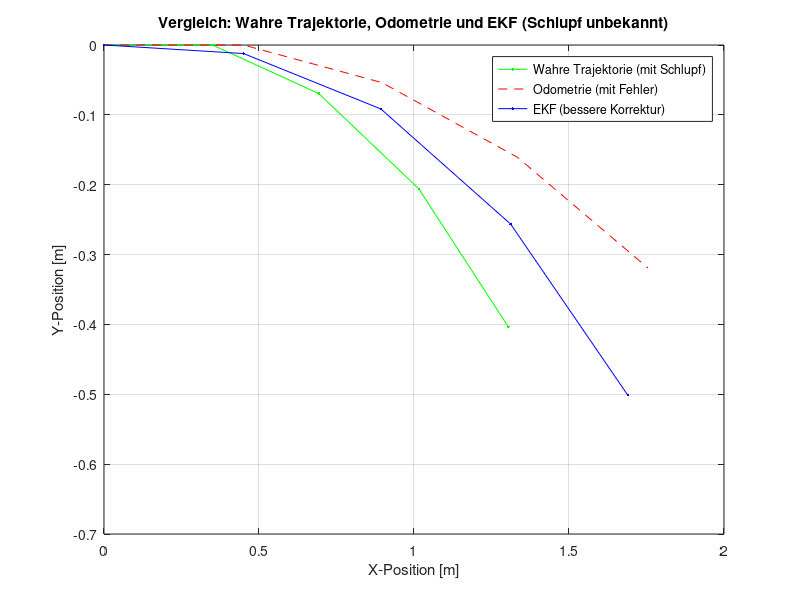

Write the MATLAB code that produced this figure.
% EKF für mobilen Roboter mit x, y, psi (Orientierung) und v, omega als Eingänge

clear; clc; close all;

% Simulationseinstellungen
dt = 1;                   % Zeitschritt (s)
T = 5;                     % Gesamtdauer (s)
N = T / dt;                 % Anzahl Zeitschritte

% Wahre Anfangswerte
x_true = [0; 0; 0]; % [x; y; psi]

% Anfangswerte der Schätzungen
x_est = [0; 0; 0];
x_odo = [0; 0; 0];

% Kovarianzmatrizen
P = diag([0.1, 0.1, 0.1]); % Anfangsunsicherheit
Q_model = diag([0.1, 0.1, 0.1]);  % Modell (Odometrie und EKF) glauben 
R = 0.05^2; % Messrauschen (IMU für psi)

% Speicher für Verlauf
X_true = zeros(N, 3);
X_est = zeros(N, 3);
X_odo = zeros(N, 3);

% Angenommene Eingänge (Fahr- und Drehgeschwindigkeit)
b = 0.5;
v_R = 0.3;               % m/s
v_L = 0.4;               % m/s
v = (v_R + v_L) / 2;
omega = (v_R - v_L) / b;

v_R_meas = v_R  *1.4;
v_L_meas = v_L  *1.2;

for k = 2:N
    % === Wahre Bewegung (reales Modell mit Schlupf) ===
    
    v_meas = (v_R_meas + v_L_meas) / 2;  % Verstärkter Messfehler
    omega_meas = (v_R_meas - v_L_meas) / b;

    % Wahre Bewegung
    x_true(1) = x_true(1) + v * cos(x_true(3)) * dt;
    x_true(2) = x_true(2) + v * sin(x_true(3)) * dt;
    x_true(3) = x_true(3) + omega * dt;

    % Simulation der IMU-Messung (psi)
    z = x_true(3) + 0.025;

    % === Odometrie (stark gestört) ===
    x_odo(1) = x_odo(1) + v_meas * cos(x_odo(3)) * dt;
    x_odo(2) = x_odo(2) + v_meas * sin(x_odo(3)) * dt;
    x_odo(3) = x_odo(3) + omega_meas * dt;

    % === EKF: Prädiktion ===
    x_pred = x_est;
    x_pred(1) = x_pred(1) + v_meas * cos(x_pred(3)) * dt;
    x_pred(2) = x_pred(2) + v_meas * sin(x_pred(3)) * dt;
    x_pred(3) = x_pred(3) + omega_meas * dt;

    % Jacobimatrix für den EKF
    F = [1 0 -v_meas * sin(x_est(3)) * dt;
         0 1  v_meas * cos(x_est(3)) * dt;
         0 0 1];

    % Prädizierte Kovarianz
    P = F * P * F' + Q_model;

    % === EKF: Korrektur ===
    H = [0 0 1]; % Messung nur für psi
    K = P * H' / (H * P * H' + R);

    % Zustandskorrektur
    x_est = x_pred + K * (z - x_pred(3));

    % Kovarianz-Update
    P = (eye(3) - K * H) * P;

    % === Speicherung ===
    X_true(k, :) = x_true';
    X_est(k, :) = x_est';
    X_odo(k, :) = x_odo';
end

% === Ergebnisse plotten ===
figure;
plot(X_true(:,1), X_true(:,2), '.-g', 'DisplayName', 'Wahre Trajektorie (mit Schlupf)');
hold on;
plot(X_odo(:,1), X_odo(:,2), '--r', 'DisplayName', 'Odometrie (mit Fehler)');
plot(X_est(:,1), X_est(:,2), '.-b', 'DisplayName', 'EKF (bessere Korrektur)');
legend();
xlabel('X-Position [m]');
ylabel('Y-Position [m]');
title('Vergleich: Wahre Trajektorie, Odometrie und EKF (Schlupf unbekannt)');
grid on;
